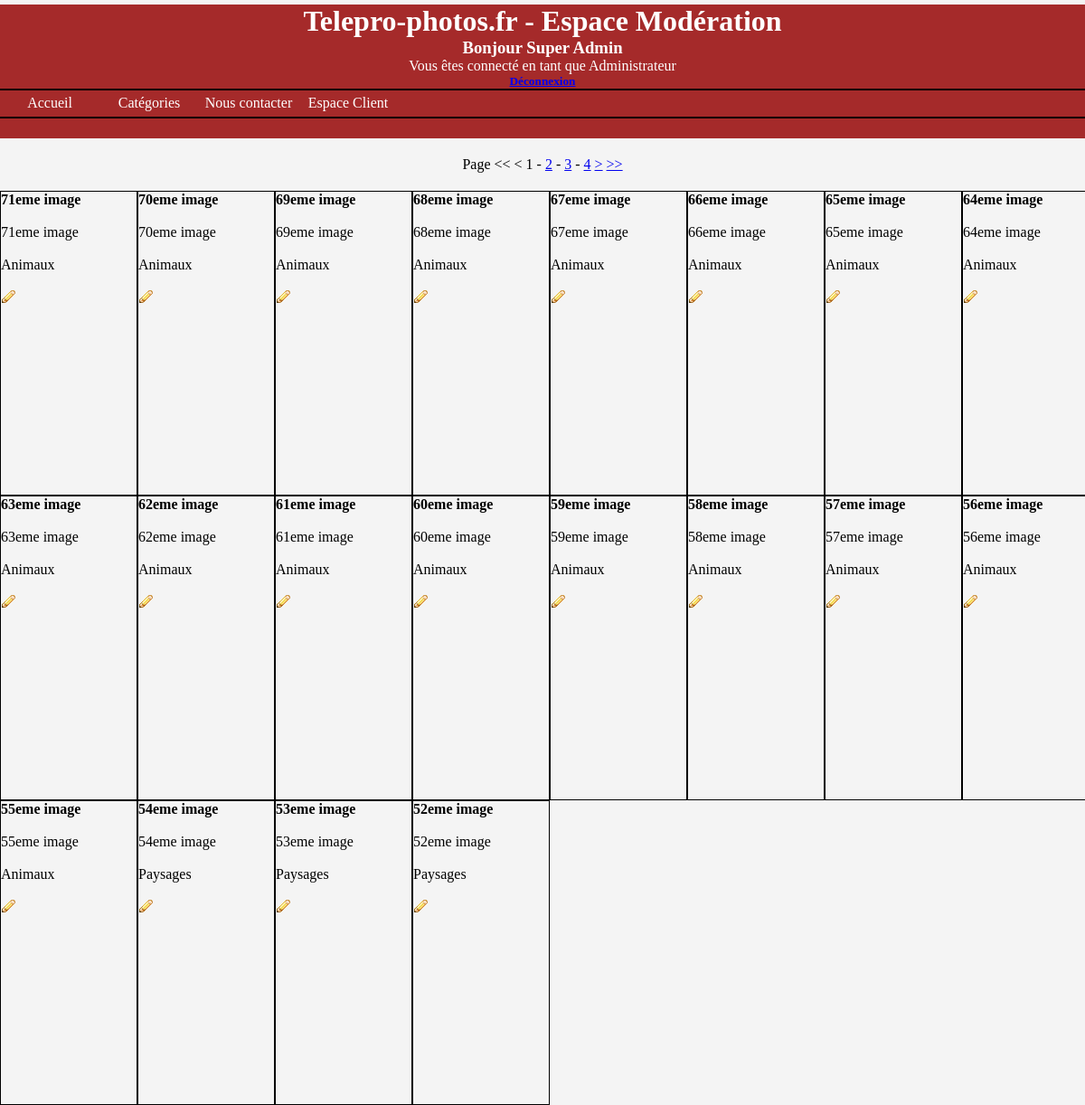
The page /modere.php (signed in) on the database its author committed.
### tables this page shows
CREATE TABLE IF NOT EXISTS `photo` (
  `id` int(10) unsigned NOT NULL AUTO_INCREMENT,
  `lenom` varchar(50) DEFAULT NULL,
  `lextension` char(3) DEFAULT NULL,
  `lepoids` int(10) unsigned DEFAULT NULL,
  `lalargeur` int(10) unsigned DEFAULT NULL,
  `lahauteur` int(10) unsigned DEFAULT NULL,
  `letitre` varchar(60) DEFAULT NULL,
  `ladesc` varchar(500) DEFAULT NULL,
  `affiche` smallint(5) unsigned DEFAULT '2',
  `utilisateur_id` int(10) unsigned NOT NULL,
  PRIMARY KEY (`id`),
  UNIQUE KEY `lenom_UNIQUE` (`lenom`),
  KEY `fk_photo_utilisateur1_idx` (`utilisateur_id`)
);

### config.php (called while the page is built, shortened)
<?php
$elements_par_page = 20;
$get_pagination = "pg";

### modere.php (the view, shortened to what this page needs)
<?php
require_once 'config.php';
require_once 'connect.php';
require_once 'fonctions.php';
require_once 'mes-fonctions.php';
$recup_nb_proverbes = "SELECT COUNT(*) AS nb FROM photo;";
$tot = mysqli_query($mysqli,$recup_nb_proverbes);
$maligne = mysqli_fetch_assoc($tot);
$nb_total = $maligne['nb'];
if(isset($_GET[$get_pagination])){
    if(ctype_digit($_GET[$get_pagination])){
        $page_actu = $_GET[$get_pagination];
    }else{
       $page_actu = 1;
    }
}else{
    $page_actu = 1;
}
$debut = ($page_actu -1) * $elements_par_page;
$sql = "SELECT p.*, GROUP_CONCAT(r.id) AS idrub, GROUP_CONCAT(r.lintitule SEPARATOR '|||' ) AS lintitule
    FROM photo p
	LEFT JOIN photo_has_rubriques h ON h.photo_id = p.id
    LEFT JOIN rubriques r ON h.rubriques_id = r.id
        WHERE p.utilisateur_id
        GROUP BY p.id
        ORDER BY p.id DESC
        LIMIT $debut,$elements_par_page;
    ";
$recup_sql = mysqli_query($mysqli,$sql) or die(mysqli_error($mysqli));
?>
<!DOCTYPE html>
<html>
    <head>
        <link rel="stylesheet" type="text/css" href="style.css">
    </head>
    <body><div id="haut">
        <?php
        if (!isset($_SESSION['sid']) || $_SESSION['sid'] != session_id()) {
    echo "<h1>Telepro-photos.fr - Espace Modération</h1>";
}else{
    echo "<h1>Telepro-photos.fr - Espace Modération</h1>";
                            echo "<h3>Bonjour ".$_SESSION['lenom'].'</h3>';
                        echo "<p>Vous êtes connecté en tant que <span >".$_SESSION['nom_perm']."</span></p>";
                        echo "<h5><a href='deconnect.php'>Déconnexion</a></h5>";
                    }
        ?>
<nav id="menu">
        <ul>
             <li><a href="index.php">Accueil</a></li>
             <li><a>Catégories</a>
 </li>
            <li><a href="contact.php">Nous contacter</a></li>
            <li><a href="client.php">Espace Client</a></li>
       </ul>
</nav>
        </div>
             <div id="milieu">
                 <div id="pagination">
                  <?php
            echo pagination($nb_total, $page_actu, $elements_par_page, $get_pagination)
            ?>
        </div>
                 <div id="lesphotos">
                     <?php
                     while($ligne = mysqli_fetch_assoc($recup_sql)){
                 echo "<div class='miniatures'>";
                 echo "<h4>".$ligne['letitre']."</h4>";
                 echo "<p>".$ligne['ladesc']."<br /><br />";
                 $sections = explode('|||',$ligne['lintitule']);
                 foreach($sections AS $key => $valeur){
                     echo " $valeur<br/>";
                 }
                 echo"<br/><a href='modif.php?id=".$ligne['id']."'><img src='img/modifier.png' alt='modifier' /></a>
                     </p>";
                 echo "</div>";
               }
               ?>
                 </div>
             </div>
    </body>
</html>

### style.css (style rules this page uses)
* { margin: 0; padding : 0; }
body { background-color: #F4F4F4; }
#menu ul { margin:0; padding:0; list-style-type:none; text-align:center; }
#menu li { float:left; margin:auto; padding:0; background-color:brown; }
#menu li a { display:block; width:100px; color:white; text-decoration:none; padding:5px; }
#lesphotos { width : 1216px; min-height: 800px; margin-left: auto; margin-right: auto; }
.miniatures { width : 150px; min-height: 335px; border: 1px solid black; display: inline-block; }
#haut { width : 100%; min-height: 148px; margin-left: auto; margin-right: auto; text-align: center; margin-top:5px; background-color: brown; color:white; }
nav { border-top: 2px solid black; border-bottom: 2px solid black; height: 29px; background-color:brown; }
li { color: white; }
#pagination { text-align : center; margin: 20px; }

### rows shown on the page
photo: letitre "71eme image", ladesc "71eme image", valeur "Animaux"
photo: letitre "70eme image", ladesc "70eme image", valeur "Animaux"
photo: letitre "69eme image", ladesc "69eme image", valeur "Animaux"
photo: letitre "68eme image", ladesc "68eme image", valeur "Animaux"
photo: letitre "67eme image", ladesc "67eme image", valeur "Animaux"
photo: letitre "66eme image", ladesc "66eme image", valeur "Animaux"
photo: letitre "65eme image", ladesc "65eme image", valeur "Animaux"
photo: letitre "64eme image", ladesc "64eme image", valeur "Animaux"
photo: letitre "63eme image", ladesc "63eme image", valeur "Animaux"
photo: letitre "62eme image", ladesc "62eme image", valeur "Animaux"
photo: letitre "61eme image", ladesc "61eme image", valeur "Animaux"
photo: letitre "60eme image", ladesc "60eme image", valeur "Animaux"
photo: letitre "59eme image", ladesc "59eme image", valeur "Animaux"
photo: letitre "58eme image", ladesc "58eme image", valeur "Animaux"
photo: letitre "57eme image", ladesc "57eme image", valeur "Animaux"
photo: letitre "56eme image", ladesc "56eme image", valeur "Animaux"
photo: letitre "55eme image", ladesc "55eme image", valeur "Animaux"
photo: letitre "54eme image", ladesc "54eme image", valeur "Paysages"
photo: letitre "53eme image", ladesc "53eme image", valeur "Paysages"
photo: letitre "52eme image", ladesc "52eme image", valeur "Paysages"

### other values the page prints
$_SESSION['lenom'] "Super Admin"
$_SESSION['nom_perm'] "Administrateur"
pagination($nb_total, $page_actu, $elements_par_page, $get_pagination) "Page"
